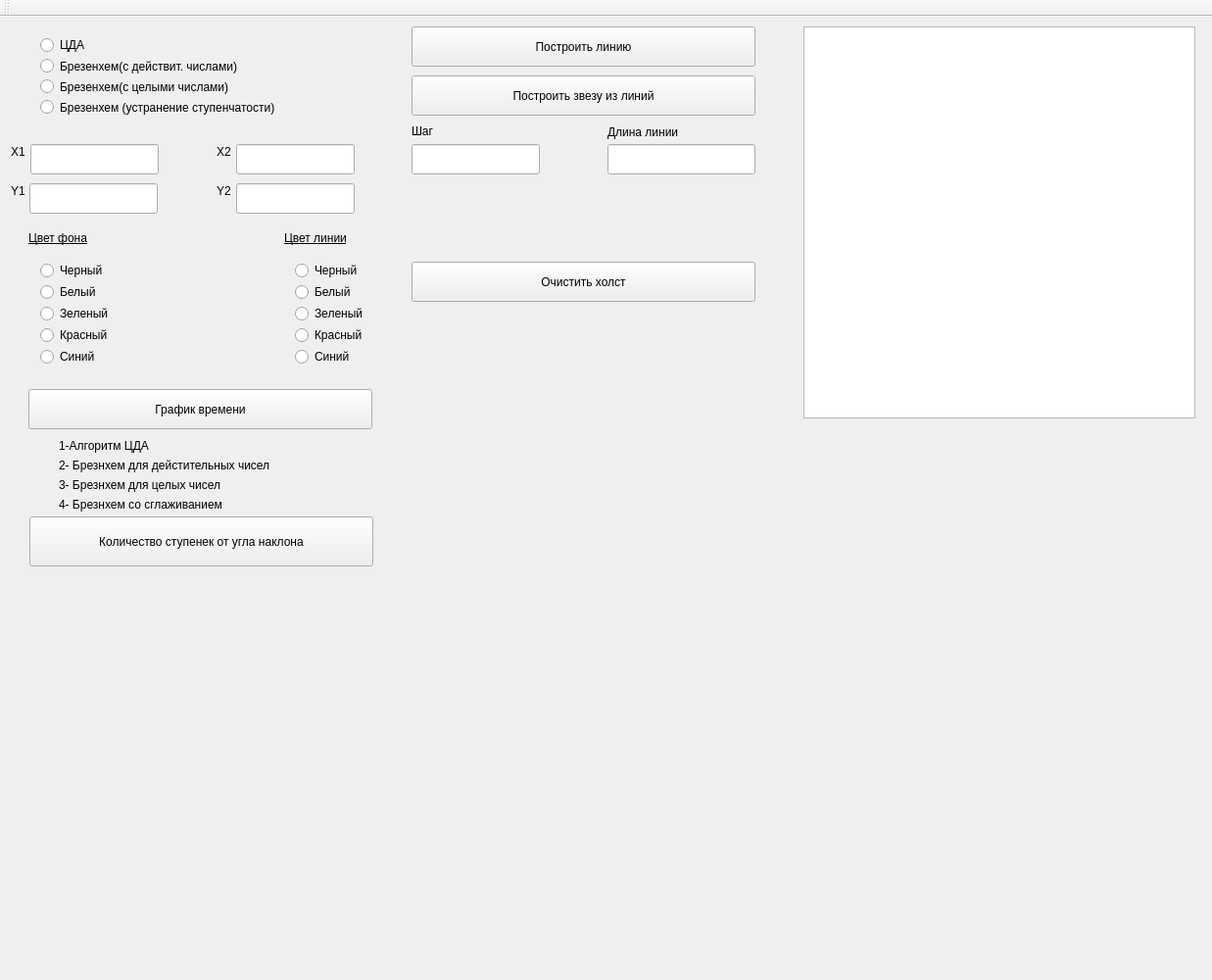
<?xml version="1.0" encoding="UTF-8"?>
<ui version="4.0">
 <class>MainWindow</class>
 <widget class="QMainWindow" name="MainWindow">
  <property name="geometry">
   <rect>
    <x>0</x>
    <y>0</y>
    <width>1237</width>
    <height>1000</height>
   </rect>
  </property>
  <property name="minimumSize">
   <size>
    <width>1000</width>
    <height>1000</height>
   </size>
  </property>
  <property name="windowTitle">
   <string>image</string>
  </property>
  <property name="toolTip">
   <string/>
  </property>
  <widget class="QWidget" name="centralWidget">
   <widget class="QGraphicsView" name="graphicsView">
    <property name="geometry">
     <rect>
      <x>820</x>
      <y>10</y>
      <width>400</width>
      <height>400</height>
     </rect>
    </property>
    <property name="minimumSize">
     <size>
      <width>400</width>
      <height>400</height>
     </size>
    </property>
   </widget>
   <widget class="QLineEdit" name="lineEdit">
    <property name="geometry">
     <rect>
      <x>31</x>
      <y>130</y>
      <width>131</width>
      <height>31</height>
     </rect>
    </property>
   </widget>
   <widget class="QLabel" name="label">
    <property name="geometry">
     <rect>
      <x>11</x>
      <y>130</y>
      <width>16</width>
      <height>16</height>
     </rect>
    </property>
    <property name="text">
     <string>X1</string>
    </property>
   </widget>
   <widget class="QLabel" name="label_2">
    <property name="geometry">
     <rect>
      <x>11</x>
      <y>170</y>
      <width>16</width>
      <height>16</height>
     </rect>
    </property>
    <property name="text">
     <string>Y1</string>
    </property>
   </widget>
   <widget class="QLineEdit" name="lineEdit_2">
    <property name="geometry">
     <rect>
      <x>30</x>
      <y>170</y>
      <width>131</width>
      <height>31</height>
     </rect>
    </property>
   </widget>
   <widget class="QLabel" name="label_3">
    <property name="geometry">
     <rect>
      <x>221</x>
      <y>130</y>
      <width>16</width>
      <height>16</height>
     </rect>
    </property>
    <property name="text">
     <string>X2</string>
    </property>
   </widget>
   <widget class="QLabel" name="label_4">
    <property name="geometry">
     <rect>
      <x>221</x>
      <y>170</y>
      <width>16</width>
      <height>16</height>
     </rect>
    </property>
    <property name="text">
     <string>Y2</string>
    </property>
   </widget>
   <widget class="QLineEdit" name="lineEdit_3">
    <property name="geometry">
     <rect>
      <x>241</x>
      <y>130</y>
      <width>121</width>
      <height>31</height>
     </rect>
    </property>
   </widget>
   <widget class="QLineEdit" name="lineEdit_4">
    <property name="geometry">
     <rect>
      <x>241</x>
      <y>170</y>
      <width>121</width>
      <height>31</height>
     </rect>
    </property>
   </widget>
   <widget class="QLabel" name="label_5">
    <property name="geometry">
     <rect>
      <x>29</x>
      <y>210</y>
      <width>71</width>
      <height>31</height>
     </rect>
    </property>
    <property name="font">
     <font>
      <underline>true</underline>
     </font>
    </property>
    <property name="text">
     <string>Цвет фона</string>
    </property>
   </widget>
   <widget class="QLabel" name="label_6">
    <property name="geometry">
     <rect>
      <x>290</x>
      <y>210</y>
      <width>81</width>
      <height>31</height>
     </rect>
    </property>
    <property name="font">
     <font>
      <underline>true</underline>
     </font>
    </property>
    <property name="text">
     <string>Цвет линии</string>
    </property>
   </widget>
   <widget class="QWidget" name="gridLayoutWidget">
    <property name="geometry">
     <rect>
      <x>30</x>
      <y>240</y>
      <width>91</width>
      <height>126</height>
     </rect>
    </property>
    <layout class="QGridLayout" name="gridLayout">
     <item row="0" column="0">
      <widget class="QRadioButton" name="radioButton">
       <property name="text">
        <string>Черный</string>
       </property>
      </widget>
     </item>
     <item row="1" column="0">
      <widget class="QRadioButton" name="radioButton_2">
       <property name="text">
        <string>Белый</string>
       </property>
      </widget>
     </item>
     <item row="2" column="0">
      <widget class="QRadioButton" name="radioButton_3">
       <property name="text">
        <string>Зеленый</string>
       </property>
      </widget>
     </item>
     <item row="3" column="0">
      <widget class="QRadioButton" name="radioButton_4">
       <property name="text">
        <string>Красный</string>
       </property>
      </widget>
     </item>
     <item row="4" column="0">
      <widget class="QRadioButton" name="radioButton_5">
       <property name="text">
        <string>Синий</string>
       </property>
      </widget>
     </item>
    </layout>
   </widget>
   <widget class="QWidget" name="gridLayoutWidget_2">
    <property name="geometry">
     <rect>
      <x>290</x>
      <y>240</y>
      <width>91</width>
      <height>126</height>
     </rect>
    </property>
    <layout class="QGridLayout" name="gridLayout_2">
     <item row="0" column="0">
      <widget class="QRadioButton" name="radioButton_6">
       <property name="text">
        <string>Черный</string>
       </property>
      </widget>
     </item>
     <item row="2" column="0">
      <widget class="QRadioButton" name="radioButton_8">
       <property name="text">
        <string>Зеленый</string>
       </property>
      </widget>
     </item>
     <item row="1" column="0">
      <widget class="QRadioButton" name="radioButton_7">
       <property name="text">
        <string>Белый</string>
       </property>
      </widget>
     </item>
     <item row="3" column="0">
      <widget class="QRadioButton" name="radioButton_9">
       <property name="text">
        <string>Красный</string>
       </property>
      </widget>
     </item>
     <item row="4" column="0">
      <widget class="QRadioButton" name="radioButton_10">
       <property name="text">
        <string>Синий</string>
       </property>
      </widget>
     </item>
    </layout>
   </widget>
   <widget class="QWidget" name="gridLayoutWidget_3">
    <property name="geometry">
     <rect>
      <x>30</x>
      <y>10</y>
      <width>331</width>
      <height>101</height>
     </rect>
    </property>
    <layout class="QGridLayout" name="gridLayout_3">
     <item row="0" column="0">
      <widget class="QRadioButton" name="radioButton_11">
       <property name="text">
        <string>ЦДА</string>
       </property>
      </widget>
     </item>
     <item row="1" column="0">
      <widget class="QRadioButton" name="radioButton_12">
       <property name="text">
        <string>Брезенхем(с действит. числами)</string>
       </property>
      </widget>
     </item>
     <item row="2" column="0">
      <widget class="QRadioButton" name="radioButton_13">
       <property name="text">
        <string>Брезенхем(с целыми числами)</string>
       </property>
      </widget>
     </item>
     <item row="3" column="0">
      <widget class="QRadioButton" name="radioButton_14">
       <property name="text">
        <string>Брезенхем (устранение ступенчатости)</string>
       </property>
      </widget>
     </item>
    </layout>
   </widget>
   <widget class="QPushButton" name="pushButton">
    <property name="geometry">
     <rect>
      <x>420</x>
      <y>10</y>
      <width>351</width>
      <height>41</height>
     </rect>
    </property>
    <property name="text">
     <string>Построить линию</string>
    </property>
   </widget>
   <widget class="QPushButton" name="pushButton_2">
    <property name="geometry">
     <rect>
      <x>420</x>
      <y>60</y>
      <width>351</width>
      <height>41</height>
     </rect>
    </property>
    <property name="text">
     <string>Построить звезу из линий</string>
    </property>
   </widget>
   <widget class="QPushButton" name="pushButton_3">
    <property name="geometry">
     <rect>
      <x>29</x>
      <y>380</y>
      <width>351</width>
      <height>41</height>
     </rect>
    </property>
    <property name="text">
     <string>График времени</string>
    </property>
   </widget>
   <widget class="QCustomPlot" name="widget" native="true">
    <property name="geometry">
     <rect>
      <x>400</x>
      <y>380</y>
      <width>401</width>
      <height>181</height>
     </rect>
    </property>
   </widget>
   <widget class="QLabel" name="label_7">
    <property name="geometry">
     <rect>
      <x>60</x>
      <y>430</y>
      <width>111</width>
      <height>16</height>
     </rect>
    </property>
    <property name="text">
     <string>1-Алгоритм ЦДА</string>
    </property>
   </widget>
   <widget class="QLabel" name="label_8">
    <property name="geometry">
     <rect>
      <x>60</x>
      <y>450</y>
      <width>251</width>
      <height>16</height>
     </rect>
    </property>
    <property name="text">
     <string>2- Брезнхем для дейстительных чисел</string>
    </property>
   </widget>
   <widget class="QLabel" name="label_9">
    <property name="geometry">
     <rect>
      <x>60</x>
      <y>470</y>
      <width>251</width>
      <height>16</height>
     </rect>
    </property>
    <property name="text">
     <string>3- Брезнхем для целых чисел</string>
    </property>
   </widget>
   <widget class="QLabel" name="label_10">
    <property name="geometry">
     <rect>
      <x>60</x>
      <y>490</y>
      <width>251</width>
      <height>16</height>
     </rect>
    </property>
    <property name="text">
     <string>4- Брезнхем со сглаживанием</string>
    </property>
   </widget>
   <widget class="QPushButton" name="pushButton_4">
    <property name="geometry">
     <rect>
      <x>30</x>
      <y>510</y>
      <width>351</width>
      <height>51</height>
     </rect>
    </property>
    <property name="text">
     <string>Количество ступенек от угла наклона</string>
    </property>
   </widget>
   <widget class="QPushButton" name="pushButton_5">
    <property name="geometry">
     <rect>
      <x>420</x>
      <y>250</y>
      <width>351</width>
      <height>41</height>
     </rect>
    </property>
    <property name="text">
     <string>Очистить холст</string>
    </property>
   </widget>
   <widget class="QLineEdit" name="lineEdit_5">
    <property name="geometry">
     <rect>
      <x>420</x>
      <y>130</y>
      <width>131</width>
      <height>31</height>
     </rect>
    </property>
   </widget>
   <widget class="QLabel" name="label_12">
    <property name="geometry">
     <rect>
      <x>420</x>
      <y>110</y>
      <width>59</width>
      <height>14</height>
     </rect>
    </property>
    <property name="text">
     <string>Шаг</string>
    </property>
   </widget>
   <widget class="QLineEdit" name="lineEdit_6">
    <property name="geometry">
     <rect>
      <x>620</x>
      <y>130</y>
      <width>151</width>
      <height>31</height>
     </rect>
    </property>
   </widget>
   <widget class="QLabel" name="label_13">
    <property name="geometry">
     <rect>
      <x>620</x>
      <y>110</y>
      <width>111</width>
      <height>16</height>
     </rect>
    </property>
    <property name="text">
     <string>Длина линии</string>
    </property>
   </widget>
  </widget>
  <widget class="QMenuBar" name="menuBar">
   <property name="geometry">
    <rect>
     <x>0</x>
     <y>0</y>
     <width>1237</width>
     <height>19</height>
    </rect>
   </property>
  </widget>
  <widget class="QToolBar" name="mainToolBar">
   <attribute name="toolBarArea">
    <enum>TopToolBarArea</enum>
   </attribute>
   <attribute name="toolBarBreak">
    <bool>false</bool>
   </attribute>
  </widget>
 </widget>
 <layoutdefault spacing="6" margin="11"/>
 <customwidgets>
  <customwidget>
   <class>QCustomPlot</class>
   <extends>QWidget</extends>
   <header>qcustomplot.h</header>
   <container>1</container>
  </customwidget>
 </customwidgets>
 <resources/>
 <connections/>
</ui>
